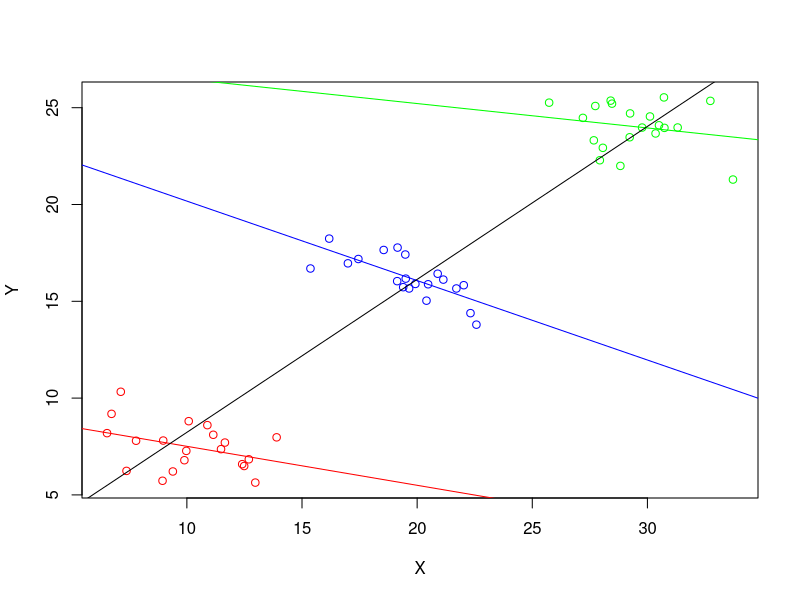

The R script that drew this image:
n <- 20
X1 <- rnorm(n ,10,2)
Y1 <- 10-0.2*X1+rnorm(n ,0,1)
X2 <- rnorm(n ,20,2)
Y2 <- 20-0.2*X2+rnorm(n ,0,1)
X3 <- rnorm(n ,30,2)
Y3 <- 30-0.2*X3+rnorm(n ,0,1)

plot(X1,Y1,ylim=c(min(Y1,Y2,Y3),max(Y1,Y2,Y3)),xlim=c(min(X1,X2,X3),max(X1,X2,X3)), col="red",ylab="Y",xlab="X")
points(X2,Y2,col="blue")
points(X3,Y3, col="green")

summary(m1 <- lm(Y1~X1))
abline(m1,col="red")
summary(m2 <- lm(Y2~X2))
abline(m2,col="blue")
summary(m3 <- lm(Y3~X3))
abline(m3, col="green")

dt <- data.frame(Y=c(Y1,Y2,Y3),X=c(X1,X2,X3))
dt$grp <- as.factor(c(rep(1,n),rep(2,n),rep(3,n)))

summary(m0 <- lm(Y~X,data=dt))
abline(m0,col="black")

require(nlme)
summary(lm1 <- lme(Y~X, random=~1|grp, data=dt))
